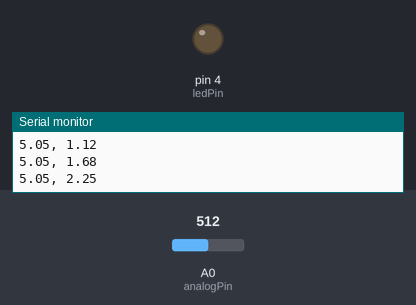
Simulated run of this sketch. Board: Arduino Uno, built with avr-gcc and run on an emulated ATmega328P. Parts: output pins drawn as LEDs (lit = HIGH), the last lines printed to the serial monitor. Dashed ring = blinking. The test bench sets the inputs (shaded band); at power-on: A0 (analogPin) = 512.

Above: at 1.2 s.
1.3 s: A0 (analogPin) set to 524
4.3 s: A0 (analogPin) set to 716
At 7.2 s:
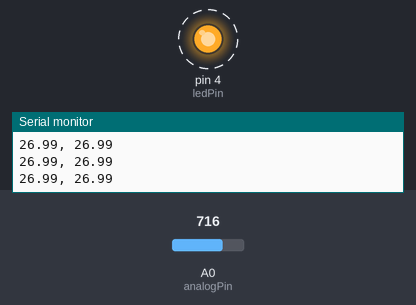
7.3 s: A0 (analogPin) set to 511
At 7.9 s:
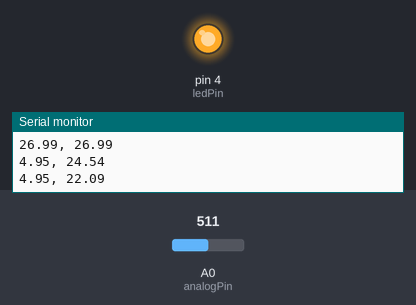
Timing chart, 0 to 10.3 s (numbered marks = the images above; inputs shaded):
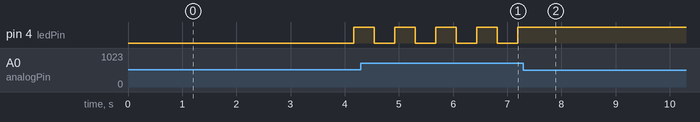

Measured:
- after the input at 1.3 s, pin 4 (ledPin): LOW → HIGH after 2.9 s
- after the input at 4.3 s, pin 4 (ledPin): alternates HIGH for 0.38 s and LOW for 0.38 s, starting after 0.24 s
- after the input at 7.3 s, pin 4 (ledPin): stops changing and stays HIGH

The sketch:

ASSIGNMENT3FINALSDFSDFSDF.ino
```cpp
int const FILTER_COUNTS = 9;
float celsiusArray[FILTER_COUNTS] = {0, 0, 0, 0, 0, 0, 0, 0, 0};
int count = 0;

const int ledPin = 4;
const int analogPin = 0;
const long interval = 250; // prints 4 times every second
long previousTime = 0;
long previousTime2 = 0;
long previousTime3 = 0;
const long BLINK_DURATION = 200;


void setup() {

  Serial.begin(9600);
  analogReference(INTERNAL);
  pinMode(4, OUTPUT);
  pinMode(0, OUTPUT);


}

void loop() {
  unsigned long currentTime = millis();
  float reading = (analogRead(analogPin) * (1.1 / 1023));
  float convertedReading = (((reading) * 100) - 50);
  float chirpThresh = (1000) * ((60) / (7 * (convertedReading) - 30));

  if (currentTime - previousTime >= interval) {
    previousTime = currentTime;
    //y - 25 = (1/10)(x - 750), where y is the celsius reading
    // and x is the reading in mV. y = (1/10)x - 50

    Serial.print(convertedReading);
    Serial.print(", ");


    celsiusArray[count % FILTER_COUNTS] = convertedReading;
    float runningSumAverage = (celsiusArray[0] + celsiusArray[1] + celsiusArray[2] + celsiusArray[3] + celsiusArray[4] + celsiusArray[5] + celsiusArray[6] + celsiusArray[7] +  celsiusArray[8]) / 9;
    count += 1;
    Serial.println(runningSumAverage);
  }
  //Dolbear's Law: T = 10 + (N - 40)/7. where N is the number of chirps in 60 seconds.
  //Rearranging to find N we find N = 7T - 30. Intuitively, we know 60n, where n is the number
  // of chirps in 1 second, is equal to N. We substitute 60 n for N. The final math comes out
  // out to be T = (60n+30)/7, where n is the number of chirps in 1 second. Inverting this
  // to solve for n, we find n = (7T-30)/60. We can then take both sides to the -1 power to find the
  //period, seconds per chirp. We'll use S for seconds per chirp. S = (60)/(7T-30)


  if (currentTime - previousTime3 >= chirpThresh)
  {
    previousTime3 = currentTime;
    if (digitalRead(ledPin) == HIGH)
    {
      if (currentTime - previousTime2 >= BLINK_DURATION)
      {
        previousTime2 = currentTime;
        digitalWrite(ledPin, LOW);
      }
    }
    if (digitalRead(ledPin) == LOW)
    {
      if (currentTime - previousTime2 >= BLINK_DURATION)
      {
        previousTime2 = currentTime;
        digitalWrite(ledPin, HIGH);
      }
    }

  }
}
```
